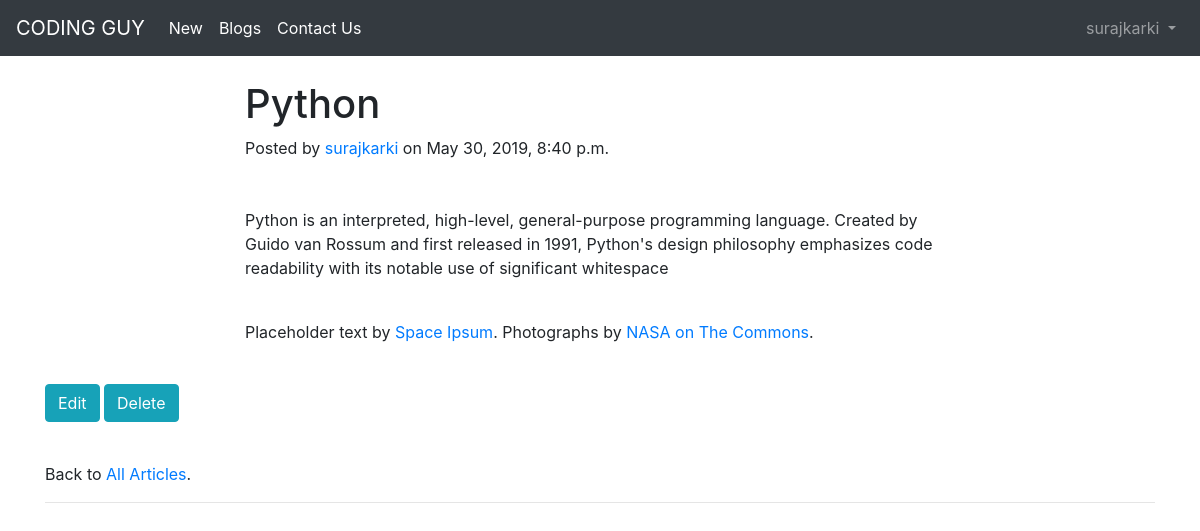
The app's page /articles/2/ (signed in) with its own data.
### users/models.py (models this page shows)
class CustomUser(AbstractUser):                # Class for custom user.
    age = models.PositiveIntegerField(null=True, blank=True)

### articles/models.py (models this page shows, shortened)
class Article(models.Model):
   title = models.CharField(max_length=255)
   body = models.TextField()
   date = models.DateTimeField(auto_now_add=True)
   author = models.ForeignKey(
     get_user_model(),
     on_delete=models.CASCADE,
    )

### articles/views.py (the view)
# urls.py: path('<int:pk>/',ArticleDetailView.as_view(), name='article_detail'), # new
class ArticleDetailView(LoginRequiredMixin,DetailView):
      model = Article
      template_name = 'articles/article_detail.html'
      login_url = 'login'

### articles/templates/articles/article_detail.html (shortened to what this page needs)
{% extends 'users/base.html' %}
{% block content %}
  <header class="masthead" style="background-image: url('img/post-bg.jpg')">
    <div class="container">
      <div class="row">
        <div class="col-lg-8 col-md-10 mx-auto">
          <div class="post-heading">
            <h1>{{ article.title }}</h1>
            <span class="meta">Posted by
              <a href="#">{{ article.author }}</a>
              on {{ article.date }}</span>
          </div>
        </div>
      </div>
    </div>
  </header>
  <br><br><article>
    <div class="container">
      <div class="row">
        <div class="col-lg-8 col-md-10 mx-auto">
          <p>{{ article.body }}</p>
          <p>Placeholder text by
            <a href="http://spaceipsum.com/">Space Ipsum</a>. Photographs by
            <a href="https://www.flickr.com/photos/nasacommons/">NASA on The Commons</a>.</p>
        </div>
      </div>
    </div>
  </article>
<br><p><a href="{% url 'article_edit' article.pk %}" class="btn btn-info" role="button">Edit</a>
	<a href="{% url 'article_delete' article.pk %}" class="btn btn-info" role="button">Delete</a></p>
	<br><p>Back to <a href="{% url 'article_list' %}">All Articles</a>.</p>
  <hr>
{% endblock content %}

### users/templates/users/base.html (shortened to what this page needs)
<!doctype html>
{% load static %}
<html lang="en">
	<head>
		<link rel="stylesheet"
			href="https://stackpath.bootstrapcdn.com/bootstrap/4.1.3/css/\
			bootstrap.min.css"
			integrity="sha384-MCw98/SFnGE8fJT3GXwEOngsV7Zt27NXFoaoApmYm81i\
			uXoPkFOJwJ8ERdknLPMO"
>
	</head>
	<body>
		<nav class="navbar navbar-expand-md navbar-dark bg-dark mb-4">
			<a class="navbar-brand" href="{% url 'home' %}">CODING GUY</a>
			<div class="collapse navbar-collapse" id="navbarCollapse">
				{% if user.is_authenticated %}
					<div class="collapse navbar-collapse" id="navbarNav">
						<ul class="navbar-nav">
							<li class="nav-item active">
								<a class="nav-link" href="{% url 'article_new' %}">New <span class="sr-only">(current)</span></a>
							</li>
						</ul>
						<ul class="navbar-nav">
							<li class="nav-item active">
								<a class="nav-link" href="{% url 'article_list' %}">Blogs<span class="sr-only">(current)</span></a>
							</li>
						</ul>
						<ul class="navbar-nav">
							<li class="nav-item active">
								<a class="nav-link" href="/users/contact">Contact Us <span class="sr-only">(current)</span></a>
							</li>
						</ul>
						<ul class="navbar-nav ml-auto">
							<li class="nav-item">
								<a class="nav-link dropdown-toggle" href="#" id="userMenu"
									data-toggle="dropdown" aria-haspopup="true"
									aria-expanded="false">
									{{ user.username }}
								</a>
							</li>
						</ul>
					{% endif %}
				</div>
			</div>
		</nav>
		<div class="container">
			{% block content %}
			{% endblock content %}
		</div>
	</body>
</html>

### records on screen
CustomUser: username "surajkarki"
Article: title "Python", author "surajkarki", date "May 30, 2019, 8:40 p.m.", body "Python is an interpreted, high-level, general-purpose programming language. Created by Guido van Rossum and first released in 1991, Python's design philosophy emphasizes code readability with its notable use of significant whitespace"
